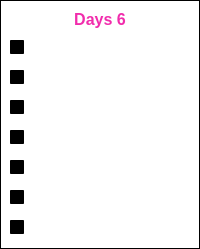
                 <widget class="QWidget" name="Day6">
                  <property name="styleSheet">
                   <string notr="true">background-color: qlineargradient(spread:pad, x1:0, y1:0, x2:1, y2:1, stop:0 rgba(0, 0, 0, 0), stop:1 rgba(255, 255, 255, 0));</string>
                  </property>
                  <layout class="QHBoxLayout" name="horizontalLayout_11">
                   <property name="spacing">
                    <number>0</number>
                   </property>
                   <property name="leftMargin">
                    <number>0</number>
                   </property>
                   <property name="topMargin">
                    <number>0</number>
                   </property>
                   <property name="rightMargin">
                    <number>0</number>
                   </property>
                   <property name="bottomMargin">
                    <number>0</number>
                   </property>
                   <item>
                    <widget class="QFrame" name="SubjectDays_6">
                     <property name="frameShape">
                      <enum>QFrame::StyledPanel</enum>
                     </property>
                     <property name="frameShadow">
                      <enum>QFrame::Raised</enum>
                     </property>
                     <layout class="QVBoxLayout" name="verticalLayout_9">
                      <item>
                       <widget class="QLabel" name="Subject6DaysHeading">
                        <property name="maximumSize">
                         <size>
                          <width>16777215</width>
                          <height>100</height>
                         </size>
                        </property>
                        <property name="font">
                         <font>
                          <pointsize>12</pointsize>
                          <weight>75</weight>
                          <bold>true</bold>
                         </font>
                        </property>
                        <property name="styleSheet">
                         <string notr="true">QLabel{
	
color: rgb(241, 44, 172);
border-radius:10px;

}</string>
                        </property>
                        <property name="midLineWidth">
                         <number>4</number>
                        </property>
                        <property name="text">
                         <string>Days 6</string>
                        </property>
                        <property name="alignment">
                         <set>Qt::AlignCenter</set>
                        </property>
                       </widget>
                      </item>
                      <item>
                       <widget class="QCheckBox" name="Subject6Sunday">
                        <property name="font">
                         <font>
                          <pointsize>11</pointsize>
                         </font>
                        </property>
                        <property name="styleSheet">
                         <string notr="true">QCheckBox{

	color: rgb(255, 255, 255);
}</string>
                        </property>
                        <property name="text">
                         <string>Sun</string>
                        </property>
                        <property name="tristate">
                         <bool>false</bool>
                        </property>
                       </widget>
                      </item>
                      <item>
                       <widget class="QCheckBox" name="Subject6Monday">
                        <property name="font">
                         <font>
                          <pointsize>11</pointsize>
                         </font>
                        </property>
                        <property name="styleSheet">
                         <string notr="true">QCheckBox{

	color: rgb(255, 255, 255);
}</string>
                        </property>
                        <property name="text">
                         <string>Mon</string>
                        </property>
                        <property name="tristate">
                         <bool>false</bool>
                        </property>
                       </widget>
                      </item>
                      <item>
                       <widget class="QCheckBox" name="Subject6Tuesday">
                        <property name="font">
                         <font>
                          <pointsize>11</pointsize>
                         </font>
                        </property>
                        <property name="styleSheet">
                         <string notr="true">QCheckBox{

	color: rgb(255, 255, 255);
}</string>
                        </property>
                        <property name="text">
                         <string>Tue</string>
                        </property>
                        <property name="tristate">
                         <bool>false</bool>
                        </property>
                       </widget>
                      </item>
                      <item>
                       <widget class="QCheckBox" name="Subject6Wednesday">
                        <property name="font">
                         <font>
                          <pointsize>11</pointsize>
                         </font>
                        </property>
                        <property name="styleSheet">
                         <string notr="true">QCheckBox{

	color: rgb(255, 255, 255);
}</string>
                        </property>
                        <property name="text">
                         <string>Wed</string>
                        </property>
                        <property name="tristate">
                         <bool>false</bool>
                        </property>
                       </widget>
                      </item>
                      <item>
                       <widget class="QCheckBox" name="Subject6Thursday">
                        <property name="font">
                         <font>
                          <pointsize>11</pointsize>
                         </font>
                        </property>
                        <property name="styleSheet">
                         <string notr="true">QCheckBox{

	color: rgb(255, 255, 255);
}</string>
                        </property>
                        <property name="text">
                         <string>Thu</string>
                        </property>
                        <property name="tristate">
                         <bool>false</bool>
                        </property>
                       </widget>
                      </item>
                      <item>
                       <widget class="QCheckBox" name="Subject6Friday">
                        <property name="font">
                         <font>
                          <pointsize>11</pointsize>
                         </font>
                        </property>
                        <property name="styleSheet">
                         <string notr="true">QCheckBox{

	color: rgb(255, 255, 255);
}</string>
                        </property>
                        <property name="text">
                         <string>Fri</string>
                        </property>
                        <property name="tristate">
                         <bool>false</bool>
                        </property>
                       </widget>
                      </item>
                      <item>
                       <widget class="QCheckBox" name="Subject6Saturday">
                        <property name="font">
                         <font>
                          <pointsize>11</pointsize>
                         </font>
                        </property>
                        <property name="styleSheet">
                         <string notr="true">QCheckBox{

	color: rgb(255, 255, 255);
}</string>
                        </property>
                        <property name="text">
                         <string>Sat</string>
                        </property>
                        <property name="tristate">
                         <bool>false</bool>
                        </property>
                       </widget>
                      </item>
                     </layout>
                    </widget>
                   </item>
                  </layout>
                 </widget>
